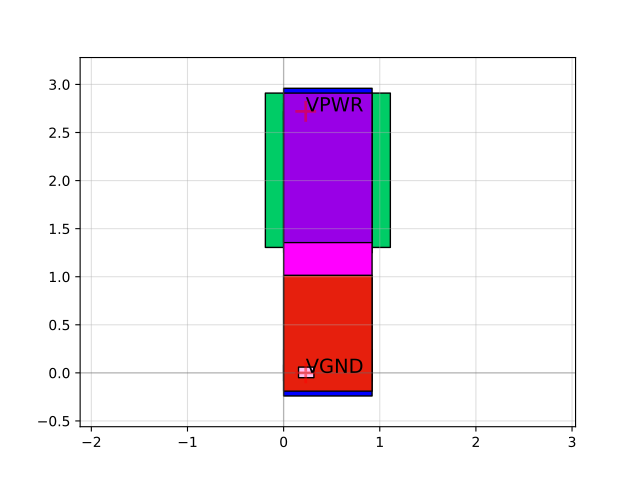

Write the Python code that produced this figure.
import sky130

c = sky130.components.sky130_fd_sc_hd__fill_2()
c.plot()
